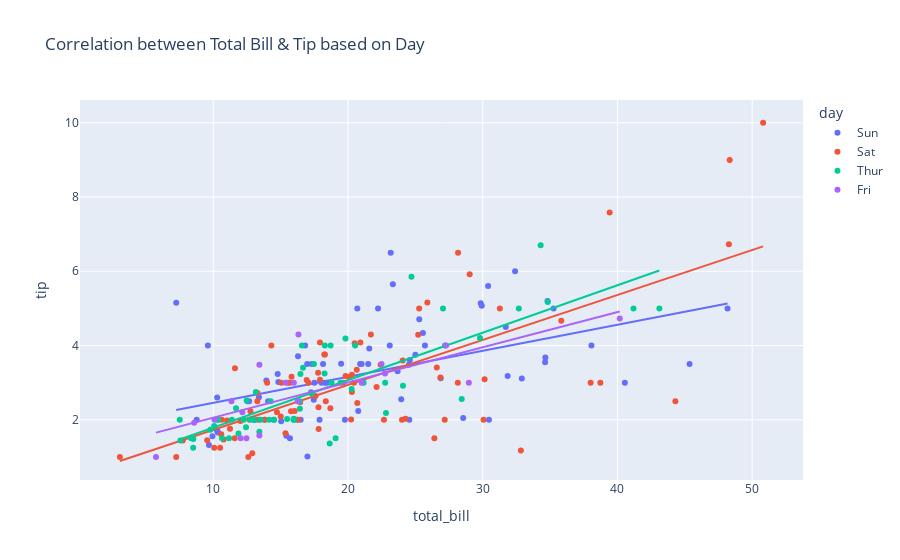

The notebook cell this image was saved under:
### Code cell
#here the target variable is tip so now we need to vizualize the data to understand the data distribution pattern
import plotly.express as px
figure = px.scatter(data_frame=data,x="total_bill",y="tip",color="day",trendline="ols",title="Correlation between Total Bill & Tip based on Day")
figure.show()
